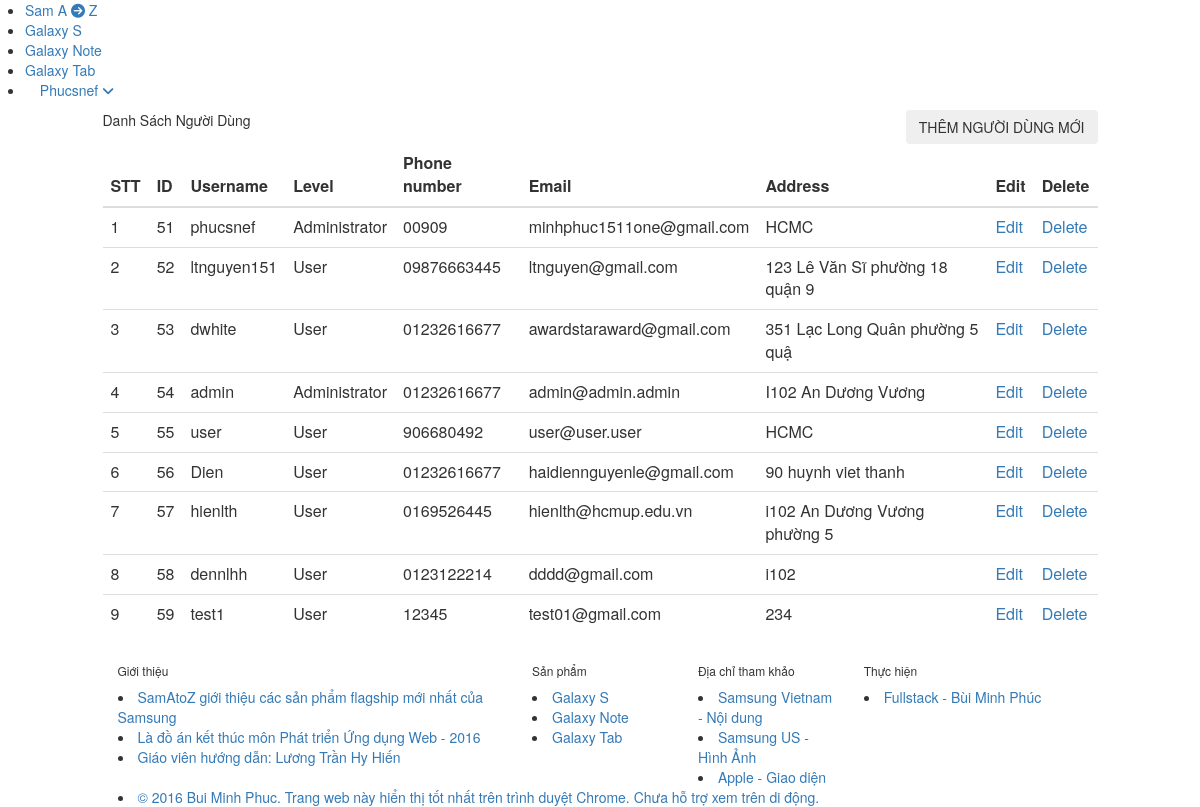
The app's page /user-list.php (signed in) with its own data.
### tables this page shows
CREATE TABLE `user` (
  `user_id` int(10) NOT NULL COMMENT 'PRIMARY',
  `username` varchar(20) NOT NULL,
  `password` varchar(100) NOT NULL,
  `phone` varchar(15) NOT NULL,
  `address` varchar(30) NOT NULL,
  `email` varchar(30) NOT NULL,
  `level` int(1) NOT NULL
);

### user-function.php (called while the page is built, shortened)
<?php
include_once("references.php");
include_once("database-connect.php");
function get_all_user()
{
    global $conn;
    $sql = "select * from user";
    $query = mysqli_query($conn, $sql);
    $result = array();
    if ($query){
        while ($row = mysqli_fetch_assoc($query)){
            $result[] = $row;
        }
    }
    return $result;
}
?>

### user-list.php (the view, shortened to what this page needs)
<?php
if(@$_SESSION['level']==1){
	include_once("user-function.php");
	$users = get_all_user();
}
else {
	header("location:sign-in.php");
	exit;
}
?>
<!doctype html>
<html>
<head>
<?php include_once("references.php");?>
</head>
<body>
<div class="container-fluid" style="padding:0">
  <?php include_once("menu-bar.php");?>
  <nav class="bmp-navbar-product" data-spy="affix" data-offset-top="180" style="z-index:1">
    <div class="row">
      <div class="col-lg-10 col-lg-offset-1"> <span class="text-capitalize">Danh sách Người dùng</span>
        <button class="btn pull-right" onclick="window.location='sign-up.php';" />
        THÊM NGƯỜI DÙNG MỚI
      </div>
    </div>
  </nav>
  <div class="bmp-list-product">
    <div class="row">
      <div class="col-lg-10 col-lg-offset-1">
        <table class="table table-hover">
          <thead>
            <tr>
              <th>STT</th>
              <th>ID</th>
              <th>Username</th>
              <th>Level</th>
              <th>Phone number</th>
              <th>Email</th>
              <th>Address</th>
              <th>Edit</th>
              <th>Delete</th>
            </tr>
          </thead>
          <tbody>
            <?php $stt=1; foreach($users as $item){?>
            <tr>
              <td><?php echo @$stt++;?></td>
              <td><?php echo @$item['user_id'];?></td>
              <td><?php echo @$item['username'];?></td>
              <td><?php if(@$item['level']==1)
					echo "Administrator";
					else echo "User";
					?></td>
              <td><?php echo @$item['phone'];?></td>
              <td><?php echo @$item['email'];?></td>
              <td><?php echo @$item['address'];?></td>
              <td><a href="user-edit.php?user_id=<?php echo @$item['user_id'];?>">Edit</a></td>
              <td><a href="user-delete.php?user_id=<?php echo @$item['user_id'];?>">Delete</a></td>
            </tr>
            <?php }?>
          </tbody>
        </table>
      </div>
    </div>
  </div>
<?php include_once("footer.php");?>
</div>
</body>
</html>

### references.php (shortened to what this page needs)
<link rel="stylesheet" type="text/css" href="css/bootstrap.css">
<link rel="stylesheet" type="text/css" href="css/bootstrap-theme.css">
<link rel="stylesheet" type="text/css" href="css/bmp-style.css">
<link rel="stylesheet" type="text/css" href="css/hover.css">
<link rel="stylesheet" type="text/css" href="css/font-awesome.css">
<link rel="stylesheet" type="text/css" href="css/bmp-style-v2.css">

### menu-bar.php
<div class="row">
<nav class="bmp-navbar">
        <ul>
        <li><a href="index.php">Sam A <i class="fa fa-arrow-circle-right" aria-hidden="true"></i> Z</a></li>
        <li><a href="product-type-view.php?glx_type=Galaxy+S">Galaxy S</a></li>
        <li><a href="product-type-view.php?glx_type=Galaxy+Note">Galaxy Note</a></li>
        <li><a href="product-type-view.php?glx_type=Galaxy+Tab">Galaxy Tab</a></li>
        <?php
		  if(@$_SESSION['level']==1){
 			  echo "
        <li class='dropdown'> <a class='dropdown-toggle text-capitalize' data-toggle='dropdown' href='#'><span class='glyphicon glyphicon-user'></span> {$_SESSION['username']} <i class='fa fa-angle-down' aria-hidden='true'></i></a>
          <ul class='dropdown-menu'>
		  	<li style='background-color:red;border-radius:3px;'>Chế độ Admin</li>
            <li><a href='user-list.php'>Danh sách người dùng</a></li>
            <li><a href='product-list.php'>Danh sách sản phẩm</a></li>
			<li><a href='sign-out.php'>Thoát <i class='fa fa-sign-out' aria-hidden='true'></i></a></li>
          </ul>
        </li>";
		  } else if(@$_SESSION['level']==2) {
			  echo "
        <li class='dropdown'> <a class='dropdown-toggle text-capitalize' data-toggle='dropdown' href='#'><span class='glyphicon glyphicon-user'></span> {$_SESSION['username']} <i class='fa fa-angle-down' aria-hidden='true'></i></a>
          <ul class='dropdown-menu'>
			<li><a href='sign-out.php'>Thoát <i class='fa fa-sign-out' aria-hidden='true'></i></a></li>
          </ul>
        </li>";
				   }
			   else {
				   echo "<li><a href='sign-in.php' style='margin-left:5px;'>Đăng nhập <i class='fa fa-sign-in' aria-hidden='true'></i></a></li>";
			   }
            ?>
      </ul>
      </nav>
</div>

### footer.php
  <div class="bmp-footer2">
  <div class="row">
      <div class="col-lg-10 col-lg-offset-1">
      <div class="col-lg-5">
          <h6>Giới thiệu</h6>
          <li><a>SamAtoZ giới thiệu các sản phẩm flagship mới nhất của Samsung</a></li>
          <li><a>Là đồ án kết thúc môn Phát triển Ứng dụng Web - 2016</a></li>
          <li><a href="http://fit.hcmup.edu.vn/~hienlth/COMP1303/" target="_blank">Giáo viên hướng dẫn: Lương Trần Hy Hiến</a></li>
        </div>
      <div class="col-lg-2">
          <h6>Sản phẩm</h6>
          <li><a href="product-type-view.php?glx_type=Galaxy+S">Galaxy S</a></li>
          <li><a href="product-type-view.php?glx_type=Galaxy+Note">Galaxy Note</a></li>
          <li><a href="product-type-view.php?glx_type=Galaxy+Tab">Galaxy Tab</a></li>
        </div>
      <div class="col-lg-2">
          <h6>Địa chỉ tham khảo</h6>
          <li><a href="http://www.samsung.com/vn/home/" target="_blank">Samsung Vietnam - Nội dung</a></li>
          <li><a href="http://www.samsung.com/us/mobile/cell-phones/all-products" target="_blank">Samsung US - Hình Ảnh</a></li>
          <li><a href="http://www.apple.com/" target="_blank">Apple - Giao diện</a></li>
        </div>
      <div class="col-lg-3">
          <h6>Thực hiện</h6>
          <li><a href="https://www.facebook.com/minhphuc1511cc">Fullstack - Bùi Minh Phúc</a></li>
        </div>
      <div class="col-lg-12">
          <li><a>&copy; 2016 Bui Minh Phuc. Trang web này hiển thị tốt nhất trên trình duyệt Chrome. Chưa hỗ trợ xem trên di động.</a></li>
        </div>
    </div>
    </div>
</div>

### records on screen
user: stt "1", user_id "51", username "phucsnef", level "Administrator", phone "00909", email "minhphuc1511one@gmail.com", address "HCMC"
user: stt "2", user_id "52", username "ltnguyen151", level "User", phone "09876663445", email "ltnguyen@gmail.com", address "123 Lê Văn Sĩ phường 18 quận 9"
user: stt "3", user_id "53", username "dwhite", level "User", phone "01232616677", email "awardstaraward@gmail.com", address "351 Lạc Long Quân phường 5 quậ"
user: stt "4", user_id "54", username "admin", level "Administrator", phone "01232616677", email "admin@admin.admin", address "I102 An Dương Vương"
user: stt "5", user_id "55", username "user", level "User", phone "906680492", email "user@user.user", address "HCMC"
user: stt "6", user_id "56", username "Dien", level "User", phone "01232616677", email "haidiennguyenle@gmail.com", address "90 huynh viet thanh"
user: stt "7", user_id "57", username "hienlth", level "User", phone "0169526445", email "hienlth@hcmup.edu.vn", address "i102 An Dương Vương phường 5"
user: stt "8", user_id "58", username "dennlhh", level "User", phone "0123122214", email "dddd@gmail.com", address "i102"
user: stt "9", user_id "59", username "test1", level "User", phone "12345", email "test01@gmail.com", address "234"

### other values on screen
$_SESSION['username'] "Phucsnef"
